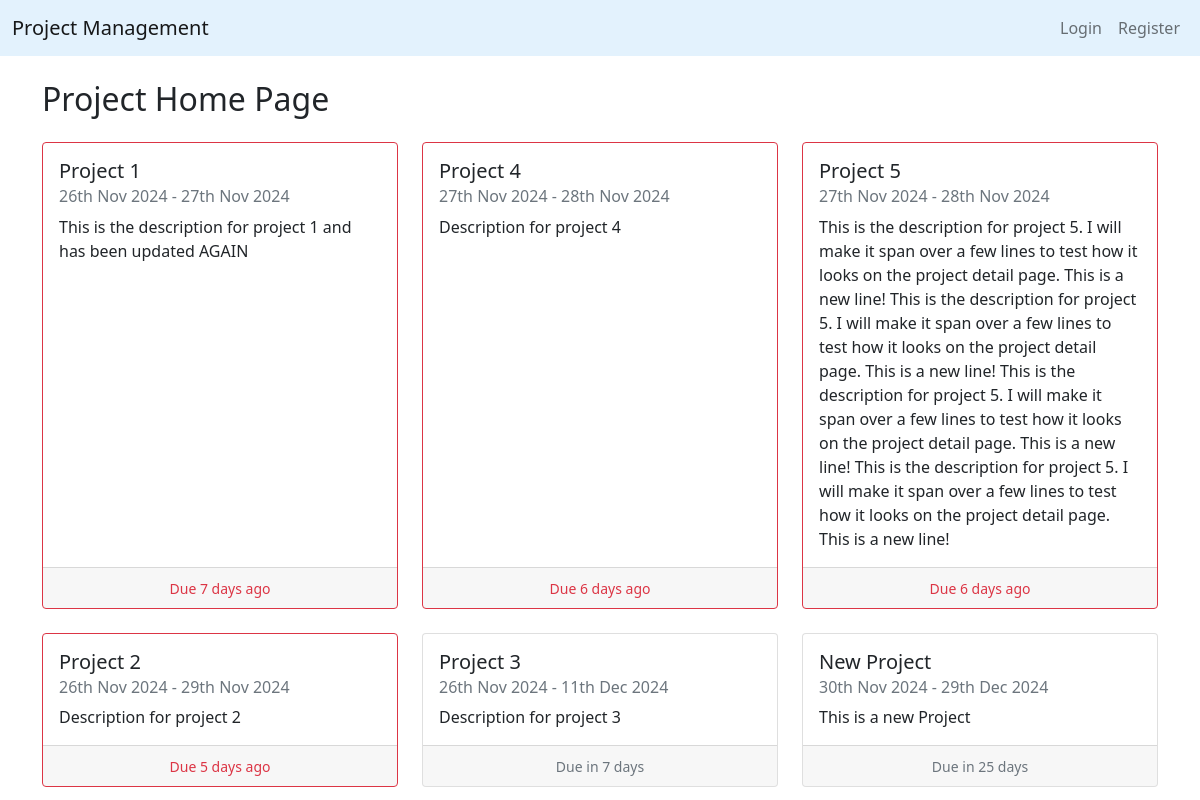
The page / on the database its author committed.
### projects/models.py (models this page shows, shortened)
class Project(models.Model):
    STATUS_CHOICES = [
        ('Not Started', 'Not Started'),
        ('In Progress', 'In Progress'),
        ('Completed', 'Completed'),
    ]
    name = models.CharField(max_length=200)
    description = models.TextField()
    created_by = models.ForeignKey(User, on_delete=models.CASCADE)
    start_date = models.DateField(default=date.today)
    end_date = models.DateField(default= date.today() + timedelta(1))
    completion_date = models.DateField(null=True)
    team_members = models.ManyToManyField(User, related_name='projects')
    status = models.CharField(max_length=50, choices=STATUS_CHOICES, default='Not Started')

### projects/views.py (the view)
# urls.py: path('', ProjectListView.as_view(), name='project-home'),
class ProjectListView(ListView):
    model = Project
    template_name = 'projects/home.html'
    context_object_name = 'projects'
    ordering = ['end_date'] # Order projects by end date, showing those due to end soon first
    def get_context_data(self, **kwargs):
        context = super().get_context_data(**kwargs)
        today = timezone.now().date()
        for project in context['projects']:
            remaining_days = (project.end_date - today).days
            if remaining_days == 0:
                project.remaining_message = 'Due Today'
                project.is_overdue = False
            elif remaining_days < 0:
                project.remaining_message = f'Due {-remaining_days} days ago'
                project.is_overdue = True
            else:
                project.remaining_message = f'Due in {remaining_days} days'
                project.is_overdue = False
        return context

### projects/templates/projects/home.html
{% extends "projects/base.html" %}
{% block content %}
    <div class="container">
        <h2 class="my-4">Project Home Page</h2>
        <div class="row row-cols-1 row-cols-md-3 g-4">
            {% for project in projects %}
                <div class="col">
                    <a href="{% url 'project-detail' project.id %}" class="text-decoration-none text-dark">
                        <div class="card {% if project.is_overdue %}border-danger{% endif %} h-100">
                            <div class="card-body">
                                <h5 class="card-title">{{ project.name }}</h5>
                                <h6 class="card-subtitle mb-2 text-muted">
                                    {{ project.start_date|date:'dS M Y' }} - {{ project.end_date|date:'dS M Y' }}
                                </h6>
                                <p class="card-text">{{ project.description }}</p>
                            </div>
                            <div class="card-footer text-center">
                                {% if project.remaining_message %}
                                    <small class="{% if project.is_overdue %}text-danger{% else %}text-muted{% endif %}">{{ project.remaining_message }}</small>
                                {% endif %}
                            </div>
                        </div>
                    </a>
                </div>
            {% endfor %}
        </div>
    </div>
{% endblock content %}

### rows shown on the page
Project: name "Project 1", start_date "26th Nov 2024", end_date "27th Nov 2024", description "This is the description for project 1 and has been updated AGAIN", remaining_message "Due 7 days ago"
Project: name "Project 4", start_date "27th Nov 2024", end_date "28th Nov 2024", description "Description for project 4", remaining_message "Due 6 days ago"
Project: name "Project 5", start_date "27th Nov 2024", end_date "28th Nov 2024", description "This is the description for project 5. I will make it span over a few lines to test how it looks on the project detail page. This is a new line! This is the description for project 5. I will make it span over a few lines to test how it looks on the project detail page. This is a new line! This is the description for project 5. I will make it span over a few lines to test how it looks on the project detail page. This is a new line! This is the description for project 5. I will make it span over a few lines to test how it looks on the project detail page. This is a new line!", remaining_message "Due 6 days ago"
Project: name "Project 2", start_date "26th Nov 2024", end_date "29th Nov 2024", description "Description for project 2", remaining_message "Due 5 days ago"
Project: name "Project 3", start_date "26th Nov 2024", end_date "11th Dec 2024", description "Description for project 3", remaining_message "Due in 7 days"
Project: name "New Project", start_date "30th Nov 2024", end_date "29th Dec 2024", description "This is a new Project", remaining_message "Due in 25 days"
